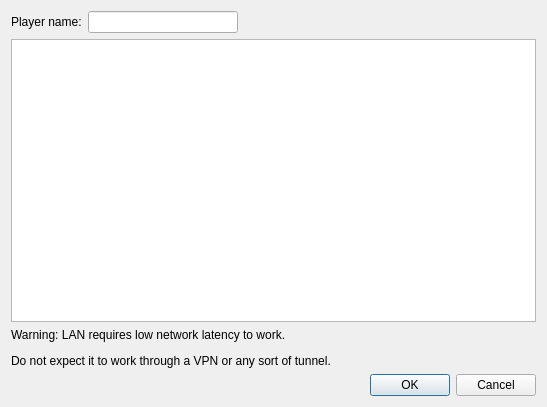
<?xml version="1.0" encoding="UTF-8"?>
<ui version="4.0">
 <class>LANStartClientDialog</class>
 <widget class="QDialog" name="LANStartClientDialog">
  <property name="geometry">
   <rect>
    <x>0</x>
    <y>0</y>
    <width>547</width>
    <height>407</height>
   </rect>
  </property>
  <property name="sizePolicy">
   <sizepolicy hsizetype="Preferred" vsizetype="Preferred">
    <horstretch>0</horstretch>
    <verstretch>0</verstretch>
   </sizepolicy>
  </property>
  <property name="windowTitle">
   <string>Join LAN game - MelonDS - Ixranium Fork</string>
  </property>
  <layout class="QVBoxLayout" name="verticalLayout">
   <item>
    <layout class="QHBoxLayout" name="horizontalLayout_2">
     <item>
      <widget class="QLabel" name="label">
       <property name="text">
        <string>Player name:</string>
       </property>
      </widget>
     </item>
     <item>
      <widget class="QLineEdit" name="txtPlayerName">
       <property name="sizePolicy">
        <sizepolicy hsizetype="Fixed" vsizetype="Fixed">
         <horstretch>0</horstretch>
         <verstretch>0</verstretch>
        </sizepolicy>
       </property>
       <property name="minimumSize">
        <size>
         <width>150</width>
         <height>0</height>
        </size>
       </property>
      </widget>
     </item>
     <item>
      <spacer name="horizontalSpacer">
       <property name="orientation">
        <enum>Qt::Orientation::Horizontal</enum>
       </property>
       <property name="sizeHint" stdset="0">
        <size>
         <width>40</width>
         <height>20</height>
        </size>
       </property>
      </spacer>
     </item>
    </layout>
   </item>
   <item>
    <widget class="QTreeView" name="tvAvailableGames">
     <property name="editTriggers">
      <set>QAbstractItemView::EditTrigger::NoEditTriggers</set>
     </property>
    </widget>
   </item>
   <item>
    <widget class="QLabel" name="label_2">
     <property name="text">
      <string>&lt;html&gt;&lt;head/&gt;&lt;body&gt;&lt;p&gt;Warning: LAN requires low network latency to work.&lt;/p&gt;&lt;p&gt;Do not expect it to work through a VPN or any sort of tunnel.&lt;/p&gt;&lt;/body&gt;&lt;/html&gt;</string>
     </property>
    </widget>
   </item>
   <item>
    <widget class="QDialogButtonBox" name="buttonBox">
     <property name="orientation">
      <enum>Qt::Orientation::Horizontal</enum>
     </property>
     <property name="standardButtons">
      <set>QDialogButtonBox::StandardButton::Cancel|QDialogButtonBox::StandardButton::Ok</set>
     </property>
    </widget>
   </item>
  </layout>
 </widget>
 <resources/>
 <connections>
  <connection>
   <sender>buttonBox</sender>
   <signal>accepted()</signal>
   <receiver>LANStartClientDialog</receiver>
   <slot>accept()</slot>
   <hints>
    <hint type="sourcelabel">
     <x>248</x>
     <y>254</y>
    </hint>
    <hint type="destinationlabel">
     <x>157</x>
     <y>274</y>
    </hint>
   </hints>
  </connection>
  <connection>
   <sender>buttonBox</sender>
   <signal>rejected()</signal>
   <receiver>LANStartClientDialog</receiver>
   <slot>reject()</slot>
   <hints>
    <hint type="sourcelabel">
     <x>316</x>
     <y>260</y>
    </hint>
    <hint type="destinationlabel">
     <x>286</x>
     <y>274</y>
    </hint>
   </hints>
  </connection>
 </connections>
</ui>
